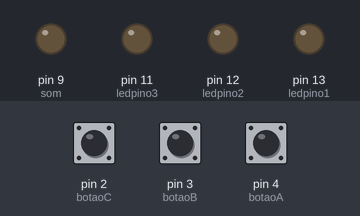
A sketch run on a simulated Arduino Uno, built with avr-gcc and run on an emulated ATmega328P. Shown: output pins drawn as LEDs (lit = HIGH). The inputs (shaded band) are chosen by the test bench; at power-on: pin 4 (botaoA) LOW, pin 2 (botaoC) LOW, pin 3 (botaoB) LOW.

Above: at 1.2 s.
1.3 s: pin 4 (botaoA) pulled HIGH for 0.15 s
At 2.5 s:
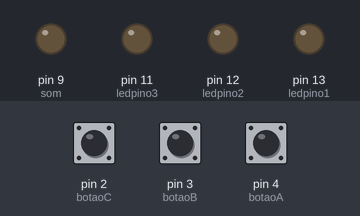
3.0 s: pin 2 (botaoC) pulled HIGH for 0.15 s
At 3.8 s:
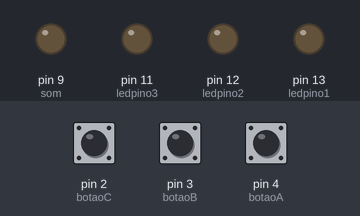
4.7 s: pin 3 (botaoB) pulled HIGH for 0.15 s
At 6.1 s:
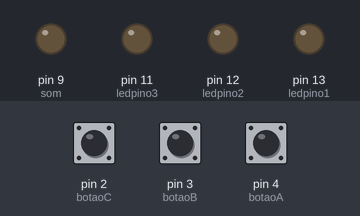
6.4 s: pin 3 (botaoB) pulled HIGH for 3.2 s
At 7.3 s:
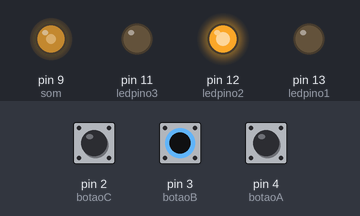
11.1 s: pin 2 (botaoC) pulled HIGH for 1 s
At 11.9 s:
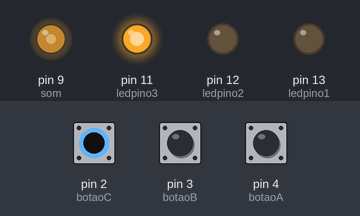
13.6 s: pin 4 (botaoA) pulled HIGH for 1 s
At 13.9 s:
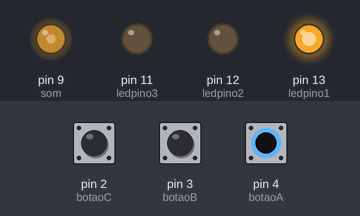
Timing chart, 0 to 16.6 s (numbered marks = the images above; inputs shaded):
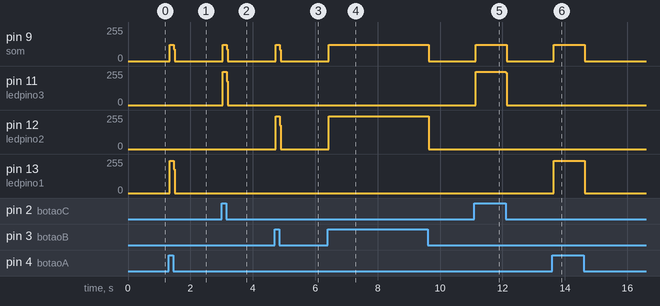

Measured:
- after the input at 1.3 s, pin 9 (som): 0/255 → 122/255 at once, → 0/255 0.12 s later; pin 13 (ledpino1): 0/255 → 243/255 at once, → 0/255 0.12 s later
- after the input at 3.0 s, pin 9 (som): 0/255 → 122/255 at once, → 0/255 0.12 s later; pin 11 (ledpino3): 0/255 → 248/255 at once, → 0/255 0.12 s later
- after the input at 4.7 s, pin 9 (som): 0/255 → 122/255 at once, → 0/255 0.12 s later; pin 12 (ledpino2): 0/255 → 246/255 at once, → 0/255 0.12 s later
- after the input at 6.4 s, pin 9 (som): 0/255 → 122/255 at once, → 0/255 3.2 s later; pin 12 (ledpino2): 0/255 → 246/255 at once, → 0/255 3.2 s later
- after the input at 11.1 s, pin 9 (som): 0/255 → 122/255 at once, → 0/255 1.0 s later; pin 11 (ledpino3): 0/255 → 248/255 at once, → 0/255 0.96 s later
- after the input at 13.6 s, pin 9 (som): 0/255 → 121/255 at once, → 0/255 1.0 s later; pin 13 (ledpino1): 0/255 → 243/255 at once, → 0/255 1.0 s later

The sketch:

Aula016.ino
```cpp
#define ledpino1 13
#define ledpino2 12
#define ledpino3 11

const int botaoA = 4;
const int botaoB = 3;
const int botaoC = 2;
const int som = 9;

int estado_botaoA = 0;
int estado_botaoB = 0;
int estado_botaoC = 0;
int tom = 0;

void setup() {
  pinMode(ledpino1, OUTPUT);
  pinMode(ledpino2, OUTPUT);
  pinMode(ledpino3, OUTPUT);
  pinMode(som, OUTPUT);
  pinMode(botaoA, INPUT);
  pinMode(botaoB, INPUT);
  pinMode(botaoC, INPUT);
}

void loop() {

  estado_botaoA = digitalRead(botaoA);
  estado_botaoB = digitalRead(botaoB);
  estado_botaoC = digitalRead(botaoC);

  if(estado_botaoA && !estado_botaoB && !estado_botaoC) {
    tom = 264;
    digitalWrite(ledpino1, HIGH);
  }
  if(estado_botaoB && !estado_botaoA && !estado_botaoC) {
    tom = 297;
    digitalWrite(ledpino2, HIGH);
  }
  if(estado_botaoC && !estado_botaoA && !estado_botaoB) {
    tom = 330;
    digitalWrite(ledpino3, HIGH);
  }
  if(tom > 0) {
    digitalWrite(som, HIGH);
    delayMicroseconds(tom);
    digitalWrite(som, LOW);
    delayMicroseconds(tom);
    tom = 0;
    digitalWrite(ledpino1, LOW);
    digitalWrite(ledpino2, LOW);
    digitalWrite(ledpino3, LOW);
  }
}
```
